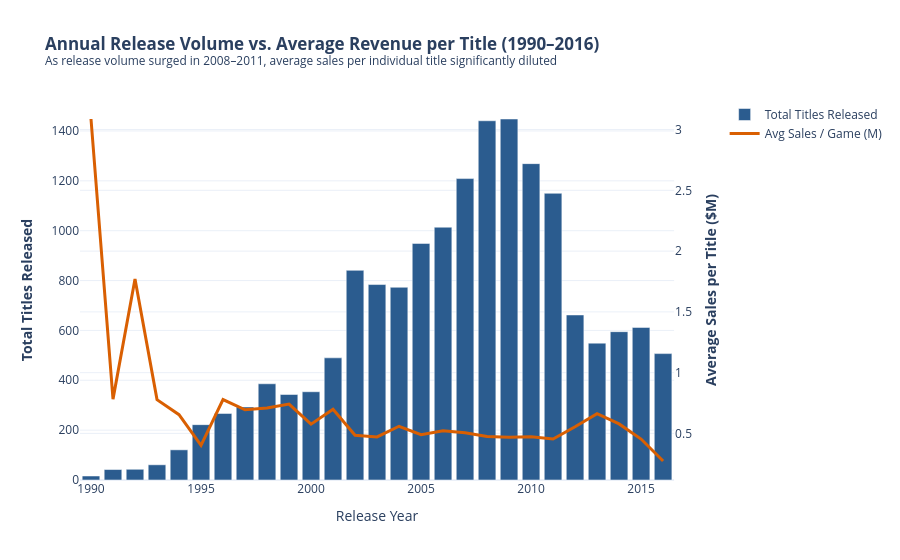

Notebook code for this chart:
### Code cell
annual_metrics = df_clean[df_clean['Year_of_Release'].between(1990, 2016)].groupby('Year_of_Release').agg(
    Total_Releases=('Name', 'count'),
    Avg_Sales_Per_Game=('Global_Sales', 'mean')
).reset_index()

fig6 = make_subplots(specs=[[{"secondary_y": True}]])

fig6.add_trace(
    go.Bar(x=annual_metrics['Year_of_Release'], y=annual_metrics['Total_Releases'], name="Total Titles Released", marker_color='#2b5c8f'),
    secondary_y=False
)

fig6.add_trace(
    go.Scatter(x=annual_metrics['Year_of_Release'], y=annual_metrics['Avg_Sales_Per_Game'], name="Avg Sales / Game (M)", line=dict(color='#d95f02', width=3)),
    secondary_y=True
)

fig6.update_layout(
    title_text="<b>Annual Release Volume vs. Average Revenue per Title (1990–2016)</b><br><sup>As release volume surged in 2008–2011, average sales per individual title significantly diluted</sup>"
)
fig6.update_xaxes(title_text="Release Year")
fig6.update_yaxes(title_text="<b>Total Titles Released</b>", secondary_y=False)
fig6.update_yaxes(title_text="<b>Average Sales per Title ($M)</b>", secondary_y=True)
fig6.show()

### Figure 1 — Plotly figure (JSON) as saved in the notebook; plotly's stock layout.template omitted (floating-point values rounded to 4 significant figures)
{"data": [{"marker": {"color": "#2b5c8f"}, "name": "Total Titles Released", "type": "bar", "x": [1990.0, 1991.0, 1992.0, 1993.0, 1994.0, 1995.0, 1996.0, 1997.0, 1998.0, 1999.0, 2000.0, 2001.0, 2002.0, 2003.0, 2004.0, 2005.0, 2006.0, 2007.0, 2008.0, 2009.0, 2010.0, 2011.0, 2012.0, 2013.0, 2014.0, 2015.0, 2016.0], "xaxis": "x", "y": [16, 42, 43, 61, 121, 222, 267, 293, 386, 343, 354, 490, 841, 784, 773, 949, 1014, 1209, 1441, 1448, 1269, 1150, 662, 549, 595, 612, 507], "yaxis": "y"}, {"line": {"color": "#d95f02", "width": 3}, "name": "Avg Sales / Game (M)", "type": "scatter", "x": [1990.0, 1991.0, 1992.0, 1993.0, 1994.0, 1995.0, 1996.0, 1997.0, 1998.0, 1999.0, 2000.0, 2001.0, 2002.0, 2003.0, 2004.0, 2005.0, 2006.0, 2007.0, 2008.0, 2009.0, 2010.0, 2011.0, 2012.0, 2013.0, 2014.0, 2015.0, 2016.0], "xaxis": "x", "y": [3.087, 0.7824, 1.771, 0.7781, 0.6544, 0.4025, 0.7784, 0.6944, 0.7095, 0.7415, 0.5766, 0.6985, 0.4851, 0.4715, 0.559, 0.4894, 0.5218, 0.5059, 0.4752, 0.4685, 0.4722, 0.4542, 0.5544, 0.6625, 0.5785, 0.4538, 0.2732], "yaxis": "y2"}], "layout": {"title": {"text": "<b>Annual Release Volume vs. Average Revenue per Title (1990–2016)</b><br><sup>As release volume surged in 2008–2011, average sales per individual title significantly diluted</sup>"}, "xaxis": {"anchor": "y", "domain": [0, 0.94], "title": {"text": "Release Year"}}, "yaxis": {"anchor": "x", "domain": [0, 1], "title": {"text": "<b>Total Titles Released</b>"}}, "yaxis2": {"anchor": "x", "overlaying": "y", "side": "right", "title": {"text": "<b>Average Sales per Title ($M)</b>"}}}}
